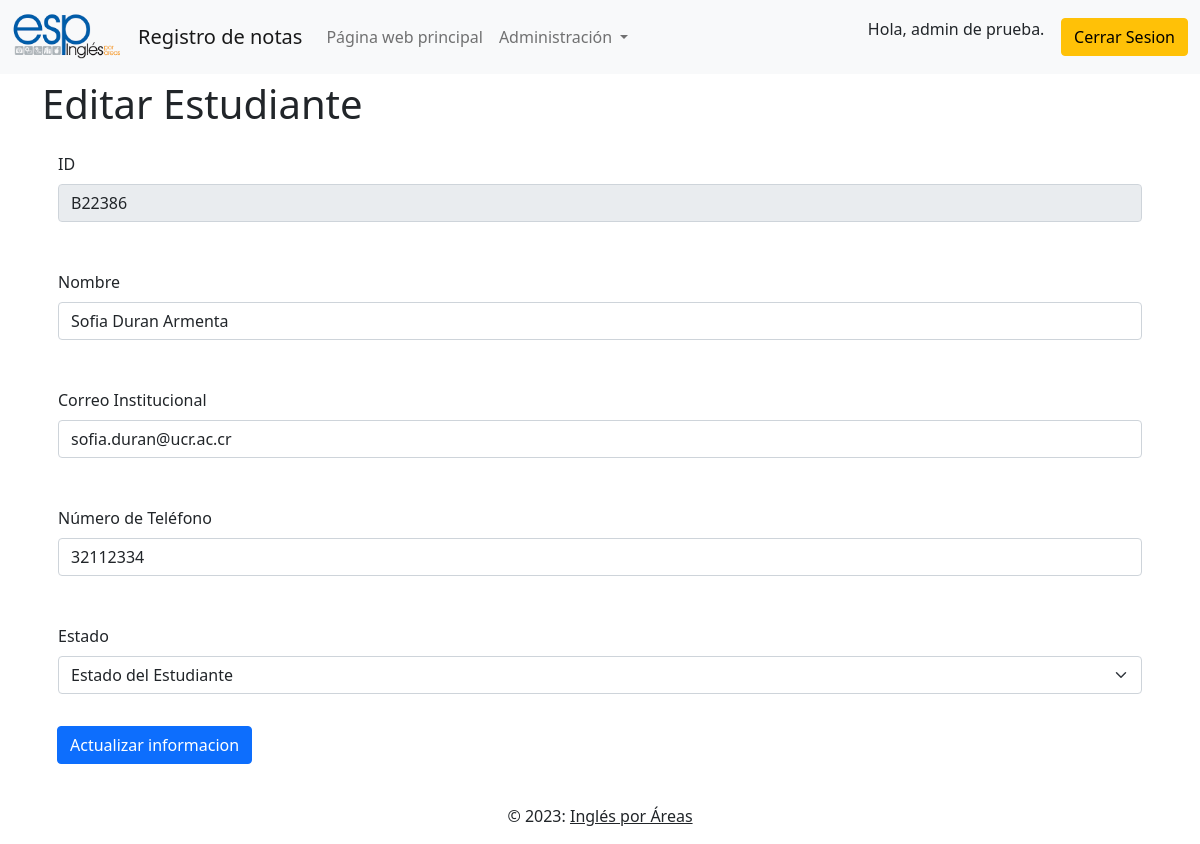
/update_estudiante.php?id=B22386 (signed in), run on the app's committed database.
### tables this page shows
CREATE TABLE estudiante (
  id varchar(9) PRIMARY KEY NOT NULL,
  nombre_estudiante varchar(50),
  correo_estudiante varchar(50),
  telefono_estudiante varchar(8),
  estado_estudiante varchar(5)
);

### update_estudiante.php (the view, shortened to what this page needs)
<?php
if (isset($_SESSION['username']) && isset($_SESSION['id']) && $_SESSION['role'] == 'admin') {
        include "php/db_conn.php";
        $id = $_GET['id'];
        $sql = "SELECT * FROM estudiante WHERE id='$id'";
        $query = mysqli_query($conn, $sql);
        $row = $row = mysqli_fetch_array($query);
        ?>
        <!DOCTYPE html>
        <html lang="es">
        <?php
        include "layout/head.php";
        ?>
        <body>
                <?php
                include "layout/header.php";
                ?>
                <div class="container" style="margin-top: 80px; margin-bottom: 80px;">
                        <form action="php/edit_estudiante.php" method="POST">
                                <h1>Editar Estudiante</h1>
                                <div class="mb-3 p-3">
                                        <label for="name" class="form-label">ID</label>
                                        <input type="text" class="form-control" id="id" name="id" readonly
                                                value="<?= $row['id'] ?>">
                                </div>
                                <div class="mb-3 p-3">
                                        <label for="name" class="form-label">Nombre</label>
                                        <input type="text" class="form-control" id="name" name="nombre" maxlength="50"
                                                placeholder="Nombre Completo"
                                                value="<?= $row['nombre_estudiante'] ?>">
                                </div>
                                <div class="mb-3  p-3">
                                        <label for="email" class="form-label">Correo Institucional</label>
                                        <input type="email" class="form-control" id="email" name="correo" maxlength="50"
                                                placeholder="Correo ucr.ac.cr" value="<?= $row['correo_estudiante'] ?>">
                                </div>
                                <div class="mb-3  p-3">
                                        <label for="tel" class="form-label">Número de Teléfono</label>
                                        <input type="number" class="form-control" id="tel" name="telefono" maxlength="8"
                                                placeholder="Extension de oficina o # de celular"
                                                value="<?= $row['telefono_estudiante'] ?>">
                                </div>
                                <div class="mb-3  p-3">
                                        <label for="tel" class="form-label">Estado</label>
                                        <select class="form-select" id="estado" name="estado">
                                                <option value="<?= $row['estado_estudiante'] ?>" selected>Estado del Estudiante
                                                </option>
                                        </select>
                                </div>
                                <input type="submit" class="btn btn-primary" style="margin-left: 15px;"
                                        value="Actualizar informacion">
                        </form>
                </div>
                <?php
                include "layout/footer.php";
                ?>
        </body>
        </html>
<?php } else {
        header("Location: login.php");
} ?>

### data on the page
estudiante: id "B22386", nombre "Sofia Duran Armenta", correo "sofia.duran@ucr.ac.cr", telefono "32112334"

### other printed values
$_SESSION['name'] "admin de prueba"
